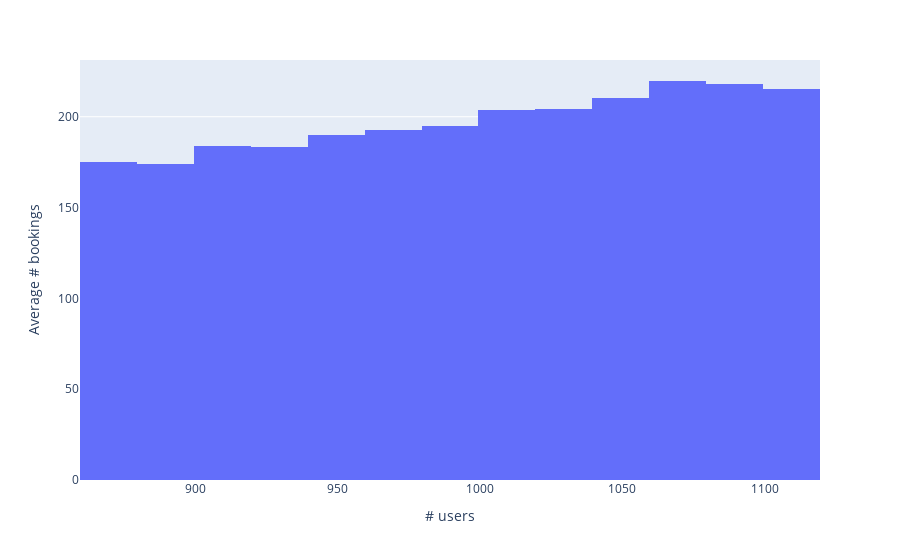

Notebook code cell kept with this figure:
### Markdown cell above
#### Setting axes titles

Let's reproduce one of the examples above and use the ```update_layout()``` function to set the x-axis (y-axis) title with its ```xaxis_title``` (```yaxis_title```) argument.

### Code cell
fig = px.histogram(data_users_dict, x="number_of_users", y='number_of_bookings', histfunc='avg')
fig.update_layout(
    xaxis_title="# users",
    yaxis_title="Average # bookings",
)
fig.show()

### Figure 1 — Plotly figure (JSON) as saved in the notebook; plotly's stock layout.template omitted (floating-point values rounded to 4 significant figures)
{"data": [{"alignmentgroup": "True", "bingroup": "x", "histfunc": "avg", "hovertemplate": "number_of_users=%{x}<br>avg of number_of_bookings=%{y}<extra></extra>", "legendgroup": "", "marker": {"color": "#636efa", "pattern": {"shape": ""}}, "name": "", "offsetgroup": "", "orientation": "v", "showlegend": false, "type": "histogram", "x": [956, 988, 939, 1006, 1034, 954, 979, 1107, 948, 966, 1023, 991, 1027, 937, 936, 878, 980, 1056, 997, 994, 1044, 976, 1011, 959, 1009, 985, 991, 1011, 987, 971, 993, 1068, 919, 1029, 919, 936, 1011, 1025, 938, 1009, 1078, 1050, 1004, 1045, 917, 1056, 982, 1094, 1044, 1044, 978, 1064, 973, 990, 1106, 979, 968, 971, 1055, 991, 908, 1022, 923, 1016, 951, 1087, 1049, 1004, 1046, 1047, 1029, 993, 1015, 966, 1050, 982, 1008, 1046, 971, 1060, 946, 1066, 1051, 969, 949, 932, 1057, 885, 946, 883, 1067, 1040, 1019, 899, 995, 993, 972, 948, 1027, 954, 941, 955, 1065, 990, 1077, 1012, 1068, 998, 954, 1036, 1083, 1051, 1002, 952, 1027, 966, 1031, 1059, 1041, 1084], "xaxis": "x", "y": [197, 202, 172, 201, 201, 197, 184, 235, 187, 188, 182, 190, 192, 201, 189, 175, 199, 218, 194, 200, 203, 203, 181, 194, 204, 183, 213, 221, 191, 194, 209, 212, 199, 222, 186, 194, 202, 212, 172, 203, 237, 217, 185, 191, 180, 222, 187, 211, 215, 209, 201, 218, 195, 184, 195, 184, 189, 190, 218, 186, 170, 196, 180, 207, 187, 222, 203, 212, 204, 205, 189, 199, 210, 186, 225, 195, 211, 198, 211, 221, 176, 207, 206, 188, 205, 177, 226, 176, 192, 172, 236, 205, 193, 174, 196, 199, 197, 191, 215, 182, 185, 196, 207, 184, 205, 224, 234, 193, 193, 208, 227, 218, 199, 176, 211, 184, 216, 219, 198, 213], "yaxis": "y"}], "layout": {"barmode": "relative", "legend": {"tracegroupgap": 0}, "margin": {"t": 60}, "xaxis": {"anchor": "y", "domain": [0, 1], "title": {"text": "# users"}}, "yaxis": {"anchor": "x", "domain": [0, 1], "title": {"text": "Average # bookings"}}}}
